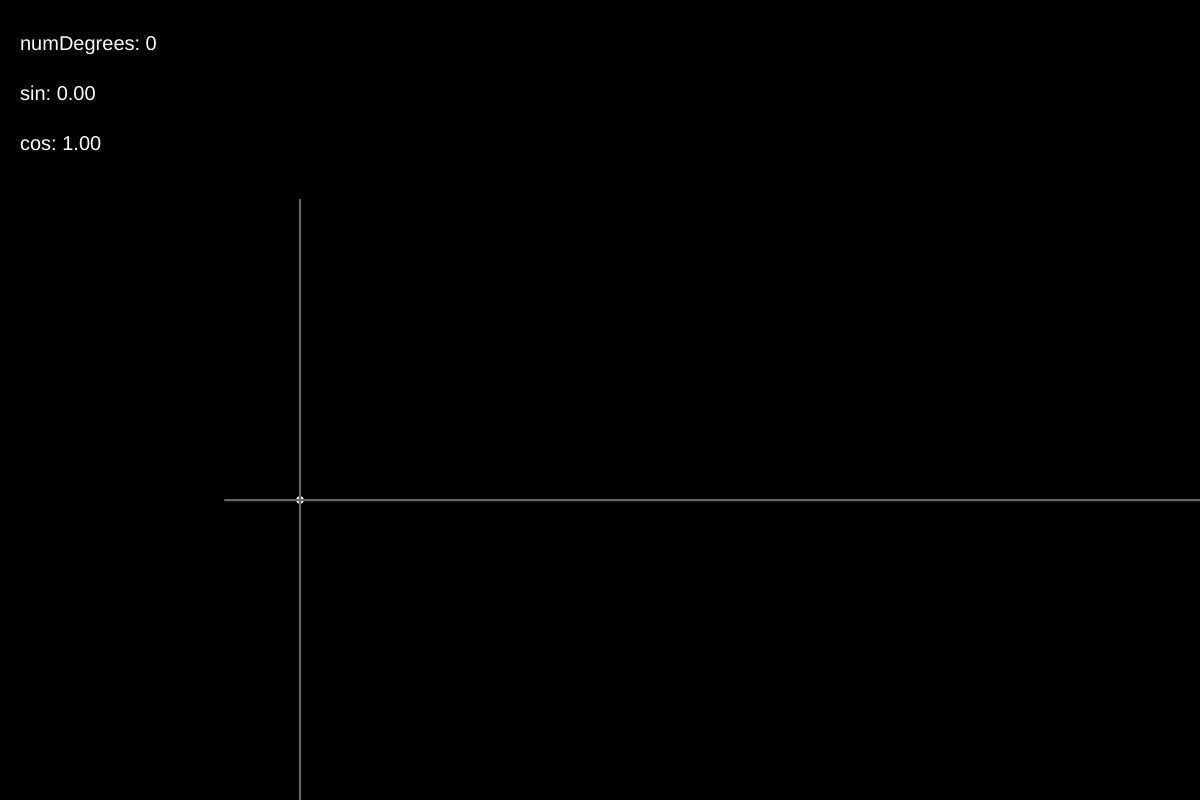
Frame 1 (no input)
Frame 60 (no input): identical to frame 1, image omitted
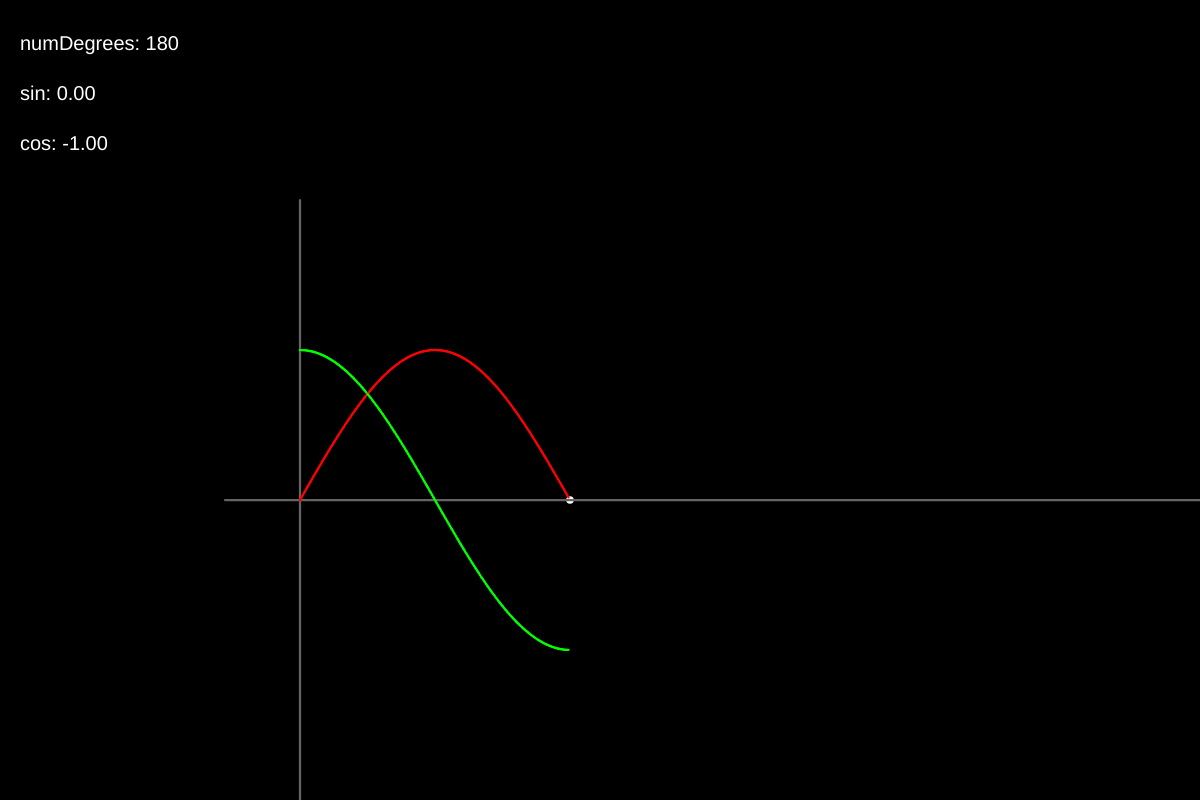
Frame 120 (the mouse pressed at the canvas centre since frame 60)

The p5.js sketch that drew these frames (run headless with seeded random() and noise() and a simulated clock; from frame 60 on, the mouse is pressed at the canvas centre):

// p5.js sketch
// ── sketch.js
/* DM3008 Generative Art, Ashley Hi 2026
 * Week 4 - Waves & Distribution
 * Wave Function
*/

var amp = 200;
var freq_recip = 2;

function setup() {
  createCanvas(1200,800);
  textSize(20);
}

function draw() {
  background(0);
  strokeWeight(3.0);

  var sin_old = createVector(0, sin(0) * amp);
  var sin_new = createVector(0,0);
  var cos_old = createVector(0, cos(0) * amp);
  var cos_new = createVector(0,0);

  var numDegrees = map(mouseX, 0, width, 0, 360);
  var p = createVector(numDegrees * freq_recip, 0);
  var s = nf(sin(radians(numDegrees)), 1,2);
  var c = nf(cos(radians(numDegrees)), 1,2);

  noStroke();
  fill(255);
  text("numDegrees: " + round(numDegrees), 20, 50);
  text("sin: " + s , 20, 100);
  text("cos: " + c , 20, 150);

  stroke(255);
  noFill();

  push();
  translate(300, height/2 + 100);
  scale(0.75,-0.75);
  fill(255);
  noStroke();
  ellipse(p.x,p.y, 10,10);
  stroke(100);
  line(0,height/2,0,-height/2);
  line(-100,0,width,0);
  stroke(255);

  for (var i = 0; i < numDegrees; i++) {
    sin_new.x = i * freq_recip;
    sin_new.y = sin(radians(i)) * amp;
    cos_new.x = i * freq_recip;
    cos_new.y = cos(radians(i)) * amp;

    stroke(255,0,0);
    line(sin_old.x,sin_old.y, sin_new.x, sin_new.y);
    stroke(0,255,0);
    line(cos_old.x,cos_old.y, cos_new.x, cos_new.y);

    sin_old.set(sin_new);
    cos_old.set(cos_new);
  }
  pop();
}
